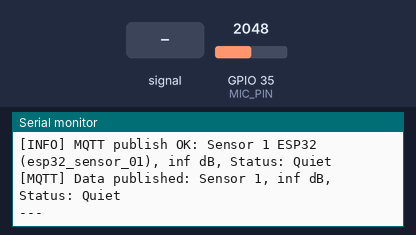
The program below on a simulated ESP32. Parts: the last lines printed to the serial monitor. Inputs (shaded band) come from the test bench; at power-on: GPIO 35 (MIC_PIN) = 2048. WiFi joins after 1.5 s; servers stay silent unless stated; no MQTT or app messages arrive unless stated.

Above: at 4.3 s.
4.4 s: GPIO 35 (MIC_PIN) fed a 200 Hz sine of ±327 counts around its level
6.0 s: GPIO 35 (MIC_PIN) set to 2866
At 6.9 s:
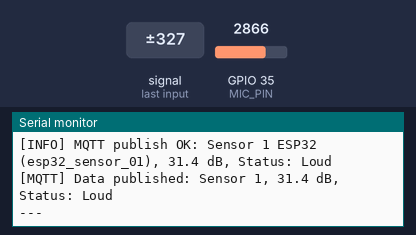
7.5 s: GPIO 35 (MIC_PIN) set to 2047
At 8.1 s:
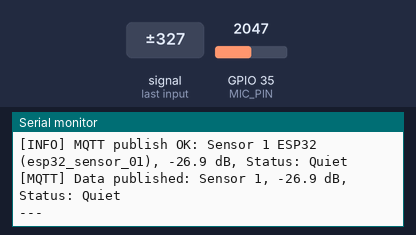
9.1 s: GPIO 35 (MIC_PIN) fed a 1000 Hz sine of ±1023 counts around its level
Timing chart, 0 to 11.6 s (numbered marks = the images above; inputs shaded):
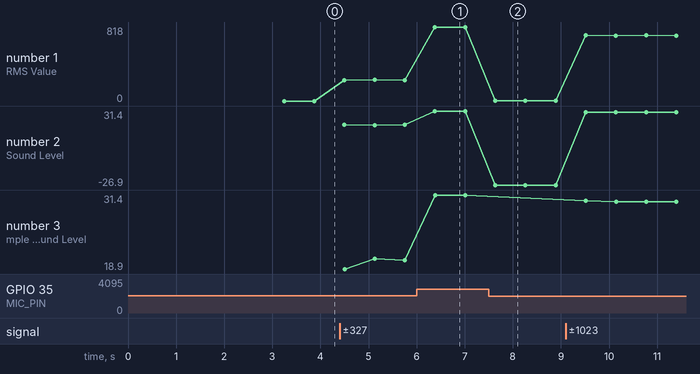

Measured:
- after the input at 6.0 s, the serial monitor: prints a new line after 0.38 s (image 1)
- after the input at 7.5 s, the serial monitor: prints a new line after 0.13 s (image 2)
- plotted number 1: 0 → 229.05 after the input at 4.4 s, 229.05 → 818 after the input at 6.0 s, 1 → 720.19 after the input at 9.1 s
- plotted number 2: 20.5 → 31.4 after the input at 6.0 s, 31.4 → -26.9 after the input at 7.5 s, -26.9 → 30.4 after the input at 9.1 s
- plotted number 3: 20.4 → 31.4 after the input at 6.0 s, 31.4 → 30.3 after the input at 9.1 s

The program:

main.cpp
```cpp
#include <Arduino.h>
#include <WiFi.h>
#include "SoundSensor.h"
#include "MQTTClient.h" // Commented out until Raspberry Pi is available

// Create instances
SoundSensor soundSensor;
MQTTClientManager mqttManager; // Enable when MQTT backend is available

namespace
{
    constexpr bool kSetupModeEnabled = true;
    const char *kSetupPassword = "config123";

    String buildSetupSsid()
    {
        String mac = WiFi.macAddress();
        mac.replace(":", "");

        int idStart = mac.length() >= 4 ? mac.length() - 4 : 0;
        String id = mac.substring(idStart);
        id.toUpperCase();

        return "IOT_ESP_" + id;
    }

    void startSetupHotspot()
    {
        WiFi.mode(WIFI_MODE_APSTA);
        String ssid = buildSetupSsid();
        bool started = WiFi.softAP(ssid.c_str(), kSetupPassword);

        if (started)
        {
            Serial.println("[SETUP] Hotspot started: " + ssid);
            Serial.println("[SETUP] AP IP: " + WiFi.softAPIP().toString());
        }
        else
        {
            Serial.println("[SETUP][ERROR] Failed to start setup hotspot");
        }
    }
} // namespace

void setup()
{
    Serial.begin(115200);
    delay(1000);

    Serial.println("[INFO] QuietZone Sensor Starting...");

    // Initialize sound sensor
    soundSensor.begin();

    // Initialize MQTT connection
    mqttManager.begin();

    if (kSetupModeEnabled)
    {
        startSetupHotspot();
    }

    Serial.println("[INFO] Sound sensor initialized!");
    Serial.println("Format: Sound Level (dB) with debug info");
}

void loop()
{
    // Maintain MQTT connection
    mqttManager.maintainConnection();

    // Read sound level and status
    float soundLevel = soundSensor.readSoundLevel();
    String soundStatus = soundSensor.getStatus();

    // Print detailed debug information
    soundSensor.printDebugInfo();

    // Print simple sound level for monitoring
    Serial.println("Simple Sound Level: " + String(soundLevel, 1) + " dB, Status: " + soundStatus);

    // Publish to MQTT if connected and interval elapsed
    if (mqttManager.isConnected() && mqttManager.shouldPublish())
    {
        if (mqttManager.publishSoundData(soundLevel, soundStatus))
        {
            Serial.println("[MQTT] Data published: Sensor 1, " + String(soundLevel, 1) + " dB, Status: " + soundStatus);
        }
        mqttManager.updateLastPublish();
    }

    Serial.println("---");
    delay(500); // Update every 500ms for easier reading
}
```

MQTTClient.h
```cpp
#ifndef MQTT_CLIENT_H
#define MQTT_CLIENT_H

#include <Arduino.h>
#include <WiFi.h>
#include <PubSubClient.h>

class MQTTClientManager
{
private:
    WiFiClient espClient;
    PubSubClient mqttClient;
    unsigned long lastPublish;

    static const char *ssid;
    static const char *password;
    static const char *mqtt_server;
    static const char *sensor_id;
    static const char *sensor_name;
    static const char *location;
    static const unsigned long publishInterval = 500; // 1 second

public:
    MQTTClientManager();
    void begin();
    void connectWiFi();
    void connectMQTT();
    void maintainConnection();
    bool publishSoundData(float dbLevel, String status);
    bool isConnected();
    bool shouldPublish();
    void updateLastPublish();
};

#endif // MQTT_CLIENT_H
```

SerialDebug.h
```cpp
#ifndef SERIAL_DEBUG_H
#define SERIAL_DEBUG_H

#include <Arduino.h>
#include "BluetoothSerial.h"

class SerialDebugger
{
private:
    BluetoothSerial btSerial;
    unsigned long lastDebugOutput;
    static const unsigned long debugInterval = 1000; // 1 second

public:
    SerialDebugger();
    void begin();
    void print(String message);
    void println(String message);
    void printSoundData(float dbLevel, int rawValue);
    bool shouldPrintDebug();
    void updateLastDebugTime();
};

#endif // SERIAL_DEBUG_H
```

SoundSensor.h
```cpp
#ifndef SOUND_SENSOR_H
#define SOUND_SENSOR_H

#include <Arduino.h>
#include <math.h>

class SoundSensor
{
private:
    static const int MIC_PIN = 35;  // AUDIO pin connected to GPIO35 (ADC1)
    static const int SAMPLES = 512; // Number of samples for calibration
    // ESP32 ADC: 12-bit range (0-4095), Vref = 3.3V, so LSB = 3.3/4095 = 0.000805V per count
    static constexpr float ADC_VREF = 3.3f;
    static constexpr float ADC_RESOLUTION = 4095.0f;
    static constexpr float VOLTS_PER_COUNT = ADC_VREF / ADC_RESOLUTION; // 0.000805V
    // MAX9814 sensitivity: -37 dBV/Pa (output voltage for 1 Pascal pressure)
    static constexpr float MAX9814_SENSITIVITY_DB = 0.0f; // dBV/Pa
    static constexpr float CALIBRATION_OFFSET = 35.0f;    // 35 dB = reference adjustment

    float dcOffset; // Will be calculated dynamically

public:
    SoundSensor();

    // Lifecycle
    void begin();
    void calibrateDCOffset(); // Calculate the actual DC offset from live samples

    // Sound measurement
    float readSoundLevel(); // Returns sound level in dB SPL
    float readRMSValue();   // Returns RMS value in ADC counts
    void printDebugInfo();  // Print detailed debug information with status
    bool isSoundDetected(); // Returns true if sound detected above threshold
    String getStatus();     // Returns status as string (Quiet, Moderate, Loud)
};

#endif // SOUND_SENSOR_H
```

MQTTClient.cpp
```cpp
#include "MQTTClient.h"

// Static member definitions
const char *MQTTClientManager::ssid = "Your_SSID";
const char *MQTTClientManager::password = "Your_PASSWORD";
const char *MQTTClientManager::mqtt_server = "IP_ADDRESS";
const char *MQTTClientManager::sensor_id = "esp32_sensor_01";
const char *MQTTClientManager::sensor_name = "Sensor 1 ESP32";
const char *MQTTClientManager::location = "Study Room 2";

MQTTClientManager::MQTTClientManager() : mqttClient(espClient)
{
    lastPublish = 0;
}

void MQTTClientManager::begin()
{
    connectWiFi();
    connectMQTT();
}

void MQTTClientManager::connectWiFi()
{
    Serial.println("[INFO] Connecting to WiFi SSID: " + String(ssid));
    WiFi.begin(ssid, password);

    int attempts = 0;
    while (WiFi.status() != WL_CONNECTED && attempts < 20)
    {
        delay(500);
        Serial.print(".");
        attempts++;
    }

    if (WiFi.status() == WL_CONNECTED)
    {
        Serial.println("\n[INFO] WiFi connected. IP: " + WiFi.localIP().toString());
    }
    else
    {
        Serial.println("\n[ERROR] WiFi connection failed after " + String(attempts) + " attempts.");
    }
}

void MQTTClientManager::connectMQTT()
{
    mqttClient.setServer(mqtt_server, 1883);

    int attempts = 0;
    while (!mqttClient.connected() && attempts < 5)
    {
        Serial.println("[INFO] Connecting to MQTT broker at " + String(mqtt_server) + ":1883");
        if (mqttClient.connect("ESP32_SoundSensor"))
        {
            Serial.println("[INFO] MQTT connected.");
        }
        else
        {
            Serial.println("[ERROR] MQTT connection failed (state=" + String(mqttClient.state()) + "). Retrying...");
            delay(1000);
            attempts++;
        }
    }
}

void MQTTClientManager::maintainConnection()
{
    if (!mqttClient.connected())
    {
        if (WiFi.status() != WL_CONNECTED)
            connectWiFi();
        connectMQTT();
    }
    mqttClient.loop();
}

bool MQTTClientManager::publishSoundData(float dbLevel, String status)
{
    String topic = "sensors/" + String(sensor_id) + "/sound_data";

    String payload = "{\"sensor_name\":\"" + String(sensor_name) + "\""
                                                                   ",\"sensor_id\":\"" +
                     String(sensor_id) + "\""
                                         ",\"db_level\":" +
                     String(dbLevel, 1) +
                     ",\"status\":\"" + status + "\""
                                                 ",\"location\":\"" +
                     String(location) + "\"}";

    bool published = mqttClient.publish(topic.c_str(), payload.c_str());

    if (published)
    {
        Serial.println("[INFO] MQTT publish OK: " + String(sensor_name) + " (" + String(sensor_id) + "), " + String(dbLevel, 1) + " dB, Status: " + status);
    }
    else
    {
        Serial.println("[ERROR] MQTT publish failed.");
    }

    return published;
}

bool MQTTClientManager::isConnected()
{
    return mqttClient.connected();
}

bool MQTTClientManager::shouldPublish()
{
    return (millis() - lastPublish > publishInterval);
}

void MQTTClientManager::updateLastPublish()
{
    lastPublish = millis();
}
```

SerialDebug.cpp
```cpp
#include "SerialDebug.h"

SerialDebugger::SerialDebugger()
{
    lastDebugOutput = 0;
}

void SerialDebugger::begin()
{
    Serial.begin(115200);
    btSerial.begin("SmartSoundHub");

    println("");
    println("======");
    println("  QuietZone Sound Sensor - v1.0");
    println("  Serial @ 115200 baud | BT: SmartSoundHub");
    println("======");
    println("");
}

void SerialDebugger::print(String message)
{
    Serial.print(message);
    btSerial.print(message);
}

void SerialDebugger::println(String message)
{
    Serial.println(message);
    btSerial.println(message);
}

void SerialDebugger::printSoundData(float dbLevel, int rawValue)
{
    println("[DATA] Sound: " + String(dbLevel, 1) + " dB  |  ADC: " + String(rawValue));
}

bool SerialDebugger::shouldPrintDebug()
{
    return (millis() - lastDebugOutput > debugInterval);
}

void SerialDebugger::updateLastDebugTime()
{
    lastDebugOutput = millis();
}
```

SoundSensor.cpp
```cpp
/******************************************************************************
 * SoundSensor.cpp
 * Sound detector implementation - Unified for ESP32 and ESP8266
 * MAX9814 Microphone Amplifier
 *
 * Connections:
 * The MAX9814 is connected to the ESP32 as follows:
 * (MAX9814 -> ESP32 pin)
 * GND → GND
 * VCC → 3.3V
 * OUT → GPIO 35 (ADC1_CH0)
 *
 ******************************************************************************/

#include "SoundSensor.h"

SoundSensor::SoundSensor() : dcOffset(0.0f)
{
}

void SoundSensor::begin()
{
    // Calibrate DC offset for more accurate readings
    calibrateDCOffset();

    Serial.println("[SoundSensor] MAX9814 Microphone initialized (ESP32)");
}

void SoundSensor::calibrateDCOffset()
{
    Serial.println("[SoundSensor] Calibrating DC offset...");

    unsigned long sum = 0;
    for (int i = 0; i < SAMPLES; i++)
    {
        sum += analogRead(MIC_PIN);
        delay(1);
    }

    // dcOffset in raw ADC range (0-4095)
    dcOffset = static_cast<float>(sum) / static_cast<float>(SAMPLES);
    Serial.println("[SoundSensor] DC Offset: " + String(dcOffset, 2));
}

float SoundSensor::readRMSValue()
{
    // Calculate true RMS of audio signal
    const int numberOfSamples = 100;
    float sumSquares = 0.0f;

    for (int i = 0; i < numberOfSamples; i++)
    {
        float sample = static_cast<float>(analogRead(MIC_PIN)) - dcOffset;
        sumSquares += sample * sample;
        delayMicroseconds(100); // Sample at ~10kHz
    }

    float meanSquare = sumSquares / static_cast<float>(numberOfSamples);
    return sqrtf(meanSquare);
}

float SoundSensor::readSoundLevel()
{
    float rmsValue = readRMSValue();
    float rmsVolts = rmsValue * VOLTS_PER_COUNT;

    float dbv = 20.0f * log10f(rmsVolts);
    float dbSPL = dbv - MAX9814_SENSITIVITY_DB + CALIBRATION_OFFSET;

    return dbSPL;
}

bool SoundSensor::isSoundDetected()
{
    return readRMSValue() > 2.0f;
}

String SoundSensor::getStatus()
{
    float rmsValue = readRMSValue();

    if (rmsValue < 12.0f)
    {
        return "Quiet";
    }
    if (rmsValue < 38.0f)
    {
        return "Medium";
    }

    return "Loud";
}

void SoundSensor::printDebugInfo()
{
    float rmsValue = readRMSValue();
    float dBLevel = readSoundLevel();
    String status = getStatus();

    Serial.println("=== MAX9814 Microphone Debug (ESP32) ===");
    Serial.println("RMS Value: " + String(rmsValue, 2));
    Serial.println("Sound Level: " + String(dBLevel, 1) + " dB");
    Serial.println("Status: " + status);
    Serial.println("DC Offset: " + String(dcOffset, 2));
    Serial.println("");
}
```
